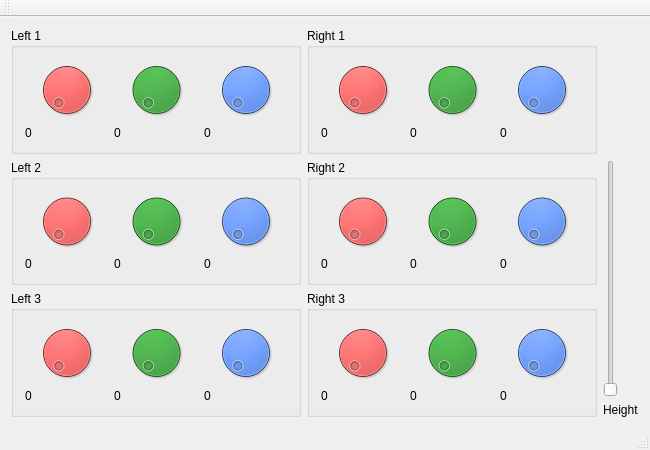
<?xml version="1.0" encoding="UTF-8"?>
<ui version="4.0">
 <class>MainWindow</class>
 <widget class="QMainWindow" name="MainWindow">
  <property name="geometry">
   <rect>
    <x>0</x>
    <y>0</y>
    <width>650</width>
    <height>450</height>
   </rect>
  </property>
  <property name="windowTitle">
   <string>MainWindow</string>
  </property>
  <widget class="QWidget" name="centralWidget">
   <layout class="QGridLayout" name="gridLayout_8">
    <item row="0" column="0">
     <widget class="QGroupBox" name="L1groupBox">
      <property name="title">
       <string>Left 1</string>
      </property>
      <layout class="QGridLayout" name="gridLayout_2">
       <item row="0" column="0">
        <widget class="QDial" name="L1_coxa_dial">
         <property name="styleSheet">
          <string notr="true">background-color: rgb(255, 0, 0);</string>
         </property>
         <property name="maximum">
          <number>25</number>
         </property>
        </widget>
       </item>
       <item row="0" column="1">
        <widget class="QDial" name="L1_fermur_dial">
         <property name="styleSheet">
          <string notr="true">background-color: rgb(0, 170, 0);</string>
         </property>
         <property name="maximum">
          <number>25</number>
         </property>
        </widget>
       </item>
       <item row="0" column="2">
        <widget class="QDial" name="L1_tibia_dial">
         <property name="styleSheet">
          <string notr="true">background-color: rgb(0, 85, 255);</string>
         </property>
         <property name="maximum">
          <number>25</number>
         </property>
        </widget>
       </item>
       <item row="1" column="0">
        <widget class="QLabel" name="L1_coxa_label">
         <property name="text">
          <string>0</string>
         </property>
        </widget>
       </item>
       <item row="1" column="1">
        <widget class="QLabel" name="L1_fermur_label">
         <property name="text">
          <string>0</string>
         </property>
        </widget>
       </item>
       <item row="1" column="2">
        <widget class="QLabel" name="L1_tibia_label">
         <property name="text">
          <string>0</string>
         </property>
        </widget>
       </item>
      </layout>
     </widget>
    </item>
    <item row="0" column="1">
     <widget class="QGroupBox" name="R1groupBox">
      <property name="title">
       <string>Right 1</string>
      </property>
      <layout class="QGridLayout" name="gridLayout_6">
       <item row="0" column="0">
        <widget class="QDial" name="R1_coxa_dial">
         <property name="styleSheet">
          <string notr="true">background-color: rgb(255, 0, 0);</string>
         </property>
         <property name="maximum">
          <number>25</number>
         </property>
        </widget>
       </item>
       <item row="0" column="1">
        <widget class="QDial" name="R1_fermur_dial">
         <property name="styleSheet">
          <string notr="true">background-color: rgb(0, 170, 0);</string>
         </property>
         <property name="maximum">
          <number>25</number>
         </property>
        </widget>
       </item>
       <item row="0" column="2">
        <widget class="QDial" name="R1_tibia_dial">
         <property name="styleSheet">
          <string notr="true">background-color: rgb(0, 85, 255);</string>
         </property>
         <property name="maximum">
          <number>25</number>
         </property>
        </widget>
       </item>
       <item row="1" column="0">
        <widget class="QLabel" name="R1_coxa_label">
         <property name="text">
          <string>0</string>
         </property>
        </widget>
       </item>
       <item row="1" column="1">
        <widget class="QLabel" name="R1_fermur_label">
         <property name="text">
          <string>0</string>
         </property>
        </widget>
       </item>
       <item row="1" column="2">
        <widget class="QLabel" name="R1_tibia_label">
         <property name="text">
          <string>0</string>
         </property>
        </widget>
       </item>
      </layout>
     </widget>
    </item>
    <item row="1" column="0">
     <widget class="QGroupBox" name="L2groupBox">
      <property name="title">
       <string>Left 2</string>
      </property>
      <layout class="QGridLayout" name="gridLayout_3">
       <item row="0" column="0">
        <widget class="QDial" name="L2_coxa_dial">
         <property name="styleSheet">
          <string notr="true">background-color: rgb(255, 0, 0);</string>
         </property>
         <property name="maximum">
          <number>25</number>
         </property>
        </widget>
       </item>
       <item row="0" column="1">
        <widget class="QDial" name="L2_fermur_dial">
         <property name="styleSheet">
          <string notr="true">background-color: rgb(0, 170, 0);</string>
         </property>
         <property name="maximum">
          <number>25</number>
         </property>
        </widget>
       </item>
       <item row="0" column="2">
        <widget class="QDial" name="L2_tibia_dial">
         <property name="styleSheet">
          <string notr="true">background-color: rgb(0, 85, 255);</string>
         </property>
         <property name="maximum">
          <number>25</number>
         </property>
        </widget>
       </item>
       <item row="1" column="0">
        <widget class="QLabel" name="L2_coxa_label">
         <property name="text">
          <string>0</string>
         </property>
        </widget>
       </item>
       <item row="1" column="1">
        <widget class="QLabel" name="L2_fermur_label">
         <property name="text">
          <string>0</string>
         </property>
        </widget>
       </item>
       <item row="1" column="2">
        <widget class="QLabel" name="L2_tibia_label">
         <property name="text">
          <string>0</string>
         </property>
        </widget>
       </item>
      </layout>
     </widget>
    </item>
    <item row="1" column="1">
     <widget class="QGroupBox" name="R2groupBox">
      <property name="title">
       <string>Right 2</string>
      </property>
      <layout class="QGridLayout" name="gridLayout_7">
       <item row="0" column="0">
        <widget class="QDial" name="R2_coxa_dial">
         <property name="styleSheet">
          <string notr="true">background-color: rgb(255, 0, 0);</string>
         </property>
         <property name="maximum">
          <number>25</number>
         </property>
        </widget>
       </item>
       <item row="0" column="1">
        <widget class="QDial" name="R2_fermur_dial">
         <property name="styleSheet">
          <string notr="true">background-color: rgb(0, 170, 0);</string>
         </property>
         <property name="maximum">
          <number>25</number>
         </property>
        </widget>
       </item>
       <item row="0" column="2">
        <widget class="QDial" name="R2_tibia_dial">
         <property name="styleSheet">
          <string notr="true">background-color: rgb(0, 85, 255);</string>
         </property>
         <property name="maximum">
          <number>25</number>
         </property>
        </widget>
       </item>
       <item row="1" column="0">
        <widget class="QLabel" name="R2_coxa_label">
         <property name="text">
          <string>0</string>
         </property>
        </widget>
       </item>
       <item row="1" column="1">
        <widget class="QLabel" name="R2_fermur_label">
         <property name="text">
          <string>0</string>
         </property>
        </widget>
       </item>
       <item row="1" column="2">
        <widget class="QLabel" name="R2_tibia_label">
         <property name="text">
          <string>0</string>
         </property>
        </widget>
       </item>
      </layout>
     </widget>
    </item>
    <item row="1" column="2" rowspan="2">
     <layout class="QGridLayout" name="gridLayout">
      <item row="0" column="0">
       <widget class="QSlider" name="Height_label">
        <property name="styleSheet">
         <string notr="true"/>
        </property>
        <property name="maximum">
         <number>25</number>
        </property>
        <property name="orientation">
         <enum>Qt::Vertical</enum>
        </property>
       </widget>
      </item>
      <item row="1" column="0">
       <widget class="QLabel" name="label">
        <property name="text">
         <string>Height</string>
        </property>
       </widget>
      </item>
     </layout>
    </item>
    <item row="2" column="0">
     <widget class="QGroupBox" name="L3groupBox">
      <property name="title">
       <string>Left 3</string>
      </property>
      <layout class="QGridLayout" name="gridLayout_5">
       <item row="0" column="0">
        <widget class="QDial" name="L3_coxa_dial">
         <property name="styleSheet">
          <string notr="true">background-color: rgb(255, 0, 0);</string>
         </property>
         <property name="maximum">
          <number>25</number>
         </property>
        </widget>
       </item>
       <item row="0" column="1">
        <widget class="QDial" name="L3_fermur_dial">
         <property name="styleSheet">
          <string notr="true">background-color: rgb(0, 170, 0);</string>
         </property>
         <property name="maximum">
          <number>25</number>
         </property>
        </widget>
       </item>
       <item row="0" column="2">
        <widget class="QDial" name="L3_tibia_dial">
         <property name="styleSheet">
          <string notr="true">background-color: rgb(0, 85, 255);</string>
         </property>
         <property name="maximum">
          <number>25</number>
         </property>
        </widget>
       </item>
       <item row="1" column="0">
        <widget class="QLabel" name="L3_coxa_label">
         <property name="text">
          <string>0</string>
         </property>
        </widget>
       </item>
       <item row="1" column="1">
        <widget class="QLabel" name="L3_fermur_label">
         <property name="text">
          <string>0</string>
         </property>
        </widget>
       </item>
       <item row="1" column="2">
        <widget class="QLabel" name="L3_tibia_label">
         <property name="text">
          <string>0</string>
         </property>
        </widget>
       </item>
      </layout>
     </widget>
    </item>
    <item row="2" column="1">
     <widget class="QGroupBox" name="R3groupBox">
      <property name="title">
       <string>Right 3</string>
      </property>
      <layout class="QGridLayout" name="gridLayout_4">
       <item row="0" column="0">
        <widget class="QDial" name="R3_coxa_dial">
         <property name="styleSheet">
          <string notr="true">background-color: rgb(255, 0, 0);</string>
         </property>
         <property name="maximum">
          <number>25</number>
         </property>
        </widget>
       </item>
       <item row="0" column="1">
        <widget class="QDial" name="R3_fermur_dial">
         <property name="styleSheet">
          <string notr="true">background-color: rgb(0, 170, 0);</string>
         </property>
         <property name="maximum">
          <number>25</number>
         </property>
        </widget>
       </item>
       <item row="0" column="2">
        <widget class="QDial" name="R3_tibia_dial">
         <property name="styleSheet">
          <string notr="true">background-color: rgb(0, 85, 255);</string>
         </property>
         <property name="maximum">
          <number>25</number>
         </property>
        </widget>
       </item>
       <item row="1" column="0">
        <widget class="QLabel" name="R3_coxa_label">
         <property name="text">
          <string>0</string>
         </property>
        </widget>
       </item>
       <item row="1" column="1">
        <widget class="QLabel" name="R3_fermur_label">
         <property name="text">
          <string>0</string>
         </property>
        </widget>
       </item>
       <item row="1" column="2">
        <widget class="QLabel" name="R3_tibia_label">
         <property name="text">
          <string>0</string>
         </property>
        </widget>
       </item>
      </layout>
     </widget>
    </item>
   </layout>
  </widget>
  <widget class="QMenuBar" name="menuBar">
   <property name="geometry">
    <rect>
     <x>0</x>
     <y>0</y>
     <width>650</width>
     <height>21</height>
    </rect>
   </property>
  </widget>
  <widget class="QToolBar" name="mainToolBar">
   <attribute name="toolBarArea">
    <enum>TopToolBarArea</enum>
   </attribute>
   <attribute name="toolBarBreak">
    <bool>false</bool>
   </attribute>
  </widget>
  <widget class="QStatusBar" name="statusBar"/>
 </widget>
 <layoutdefault spacing="6" margin="11"/>
 <resources/>
 <connections/>
</ui>
